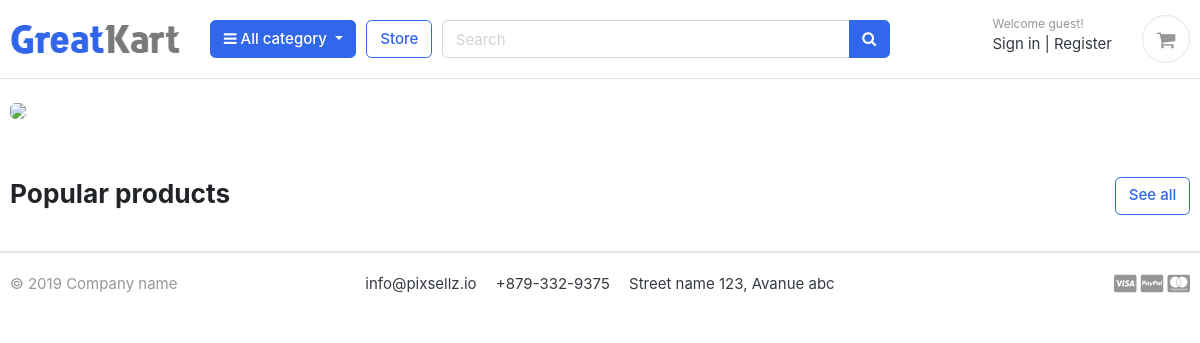
/, run on an earlier commit of the app's database.
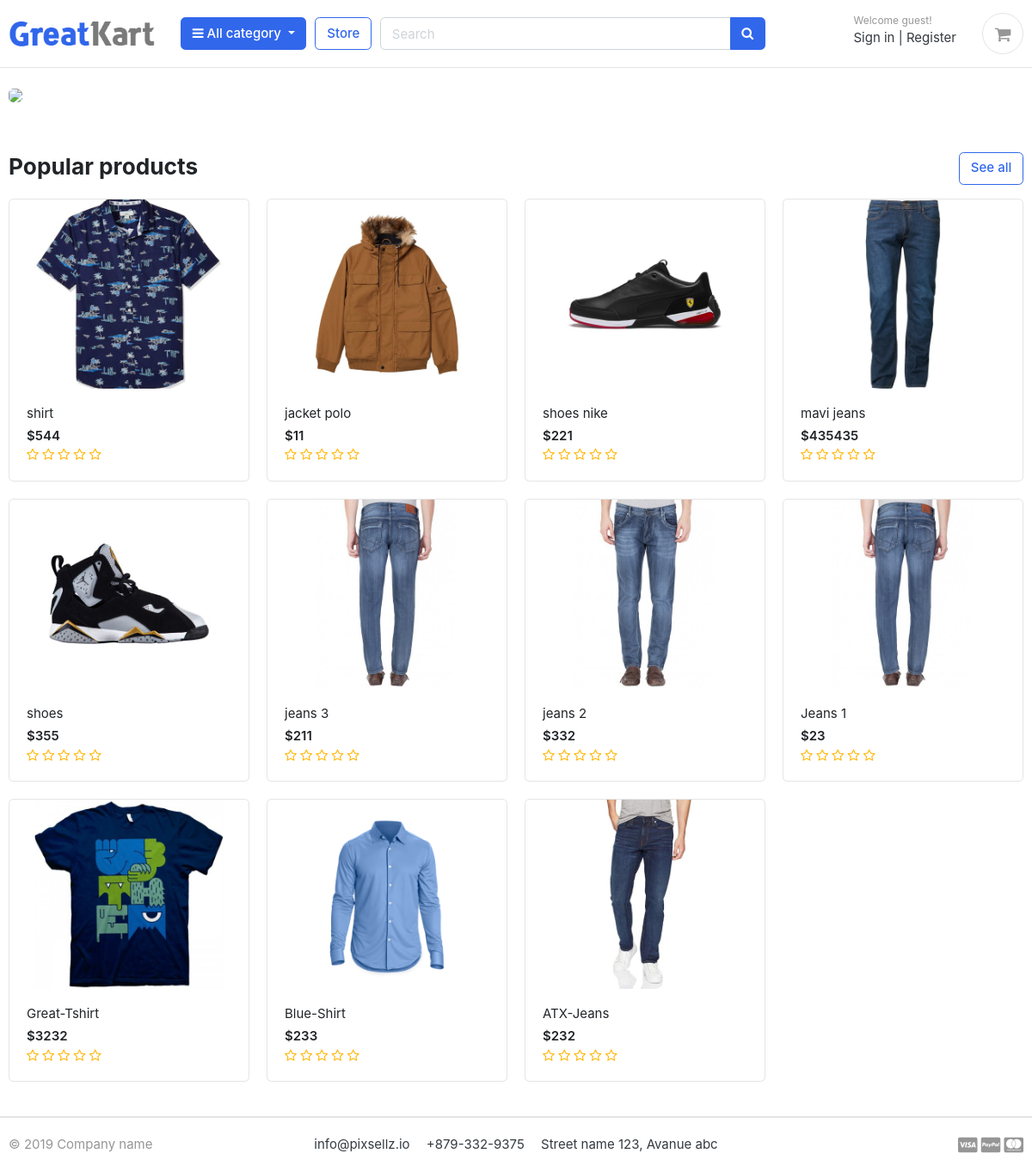
And on a later commit of the database.
### store/models.py (models this page shows, shortened)
class Products(models.Model):
    product_name = models.CharField(max_length=200, unique=True)
    slug = models.SlugField(max_length=200, unique=True)
    category = models.ForeignKey(Category, on_delete=models.CASCADE)
    description = models.TextField(blank=True)
    price = models.IntegerField()
    image = models.ImageField(upload_to='product/images/',null=True)
    is_available = models.BooleanField(default=True)
    stock = models.IntegerField()
    created_date = models.DateTimeField(auto_now_add=True)
    modified_date = models.DateTimeField(auto_now_add=True)
    def get_url(self):
        return reverse('product_detail', args=[self.category.slug, self.slug])
    def averageReview(self):
        reviews = ReviewRating.objects.filter(product=self, status=True).aggregate(average=Avg('rating'))
        avg = 0
        if reviews['average'] is not None:
            avg = float(reviews['average'])
        return avg

### Wearo/views.py (the view)
# urls.py: 2. Add a URL to urlpatterns:  path('', views.home, name='home')
def home(request):
    products = Products.objects.all().filter(is_available=True).order_by('-created_date')
    for product in products:
        reviews = ReviewRating.objects.filter(product_id=product.id, status=True)
    context = {
        'products': products,
    }
    return render(request, 'home.html', context=context)

### category/context_processers.py (called while the page is built)
def menu_links(request):
    links = Category.objects.all()
    return dict(links=links)

### category/models.py (called while the page is built)
    def get_url(self):
        return reverse('products_by_category', args=[self.slug])

### templates/home.html (shortened to what this page needs)
{% extends 'base.html' %}
{% load static %}
{% block content %}
<section class="section-intro padding-y-sm">
<div class="container">
<div class="intro-banner-wrap">
	<img src="{% static 'images/banners/cover.jpg' %}" class="img-fluid rounded">
</div>
</div>
</section>
<section class="section-name padding-y-sm">
<div class="container">
<header class="section-heading">
	<a href="{% url 'store' %}" class="btn btn-outline-primary float-right">See all</a>
	<h3 class="section-title">Popular products</h3>
</header>
<div class="row">
	{% for product in products %}
	<div class="col-md-3">
		<div class="card card-product-grid">
			<a href="{{ product.get_url }}" class="img-wrap"> <img src="{{ product.image.url }}"> </a>
			<figcaption class="info-wrap">
				<a href="{{ product.get_url }}" class="title">{{ product.product_name }}</a>
				<div class="price mt-1">${{ product.price }}</div>
				<div class="rating-star">
					<span>
						<i class="fa fa-star{% if product.averageReview < 0.5 %}-o{% elif product.averageReview >= 0.5 and product.averageReview < 1 %}-half-o {% endif %}" aria-hidden="true"></i>
						<i class="fa fa-star{% if product.averageReview < 1.5 %}-o{% elif product.averageReview >= 1.5 and product.averageReview < 2 %}-half-o {% endif %}" aria-hidden="true"></i>
						<i class="fa fa-star{% if product.averageReview < 2.5 %}-o{% elif product.averageReview >= 2.5 and product.averageReview < 3 %}-half-o {% endif %}" aria-hidden="true"></i>
						<i class="fa fa-star{% if product.averageReview < 3.5 %}-o{% elif product.averageReview >= 3.5 and product.averageReview < 4 %}-half-o {% endif %}" aria-hidden="true"></i>
						<i class="fa fa-star{% if product.averageReview < 4.5 %}-o{% elif product.averageReview >= 4.5 and product.averageReview < 5 %}-half-o {% endif %}" aria-hidden="true"></i>
						</span>
				</div>
			</figcaption>
		</div>
	</div>
	{% endfor %}
</div>
</div>
</section>
{% endblock content %}

What changed in the data, as far as the page shows it:
added Products: image (picture), product_name "shirt", price "544"
added Products: image (picture), product_name "jacket polo", price "11"
added Products: image (picture), product_name "shoes nike", price "221"
added Products: image (picture), product_name "mavi jeans", price "435435"
added Products: image (picture), product_name "shoes", price "355"
added Products: image (picture), product_name "jeans 3", price "211"
added Products: image (picture), product_name "jeans 2", price "332"
added Products: image (picture), product_name "Jeans 1", price "23"
added Products: image (picture), product_name "Great-Tshirt", price "3232"
added Products: image (picture), product_name "Blue-Shirt", price "233"
added Products: image (picture), product_name "ATX-Jeans", price "232"
